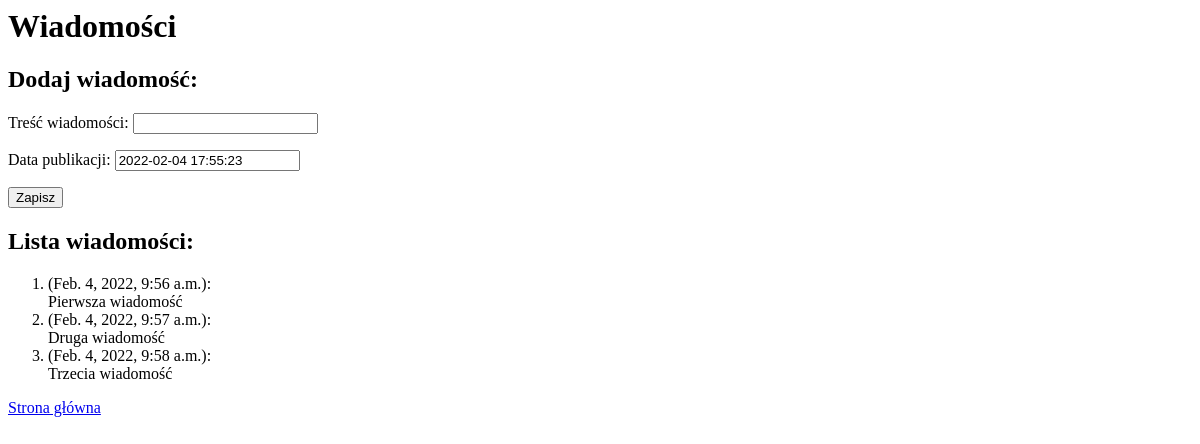
/blog_app/dodaj/ (signed in), run on an earlier commit of the app's database.
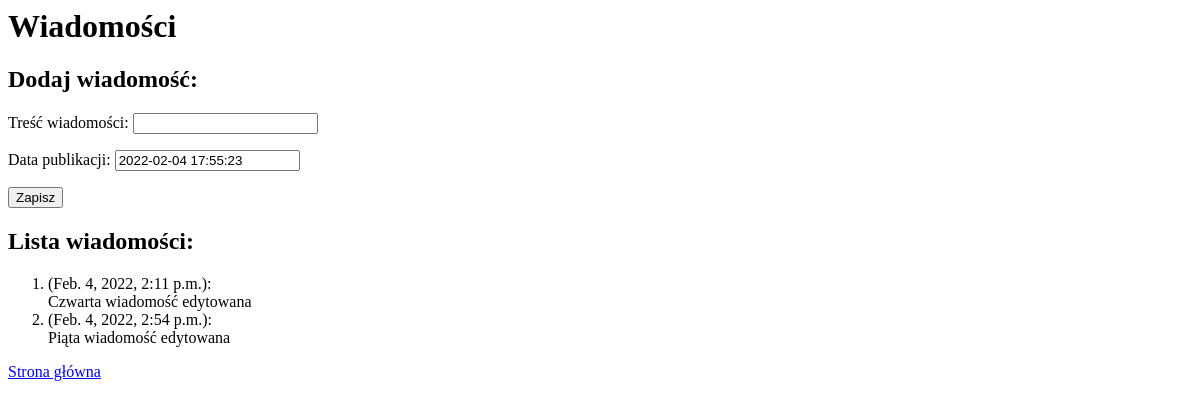
And on a later commit of the database.
### blog_app/models.py (models this page shows, shortened)
class Wiadomosc(models.Model):
    tekst = models.CharField('treść wiadomości', max_length=250)
    created_date = models.DateTimeField('data publikacji')
    author = models.ForeignKey(User, on_delete=models.CASCADE, null=True)
    class Meta:
        verbose_name = u'wiadomość'  # nazwa obiektu w języku polskim
        verbose_name_plural = u'wiadomości'  # nazwa obiektów w l.m.
        ordering = ['created_date']  # domyślne porządkowanie danych

### blog_app/views.py (the view, shortened to what this page needs)
class DodajWiadomosc(CreateView):
    model = Wiadomosc
    fields = ['tekst', 'created_date']
    context_object_name = 'wiadomosci'
    success_url = '/blog_app/dodaj'
    def get_initial(self):
        initial = super(DodajWiadomosc, self).get_initial()
        initial['created_date'] = timezone.now()
        return initial
    def get_context_data(self, **kwargs):
        context = super(DodajWiadomosc, self).get_context_data(**kwargs)
        context['wiadomosci'] = Wiadomosc.objects.all()
        return context

### blog_app/templates/blog_app/wiadomosc_form.html (shortened to what this page needs)
<html>
  <body>
    <h1>Wiadomości</h1>
    <h2>Dodaj wiadomość:</h2>
    <form method="POST">
      {{ form.as_p }}
      <button type="submit">Zapisz</button>
    </form>
    <h2>Lista wiadomości:</h2>
      <ol>
        {% for wiadomosc in wiadomosci %}
        <li>
          <strong>{{ wiadomosc.author.username }}</strong> ({{ wiadomosc.created_date }}):
          <br /> {{ wiadomosc.tekst }}
        </li>
        {% endfor %}
      </ol>
    <p><a href="{% url 'blog_app:home' %}">Strona główna</a></p>
  </body>
</html>

What changed in the data, as far as the page shows it:
removed Wiadomosc: created_date "Feb. 4, 2022, 9:56 a.m.", tekst "Pierwsza wiadomość"
removed Wiadomosc: created_date "Feb. 4, 2022, 9:57 a.m.", tekst "Druga wiadomość"
removed Wiadomosc: created_date "Feb. 4, 2022, 9:58 a.m.", tekst "Trzecia wiadomość"
added Wiadomosc: created_date "Feb. 4, 2022, 2:11 p.m.", tekst "Czwarta wiadomość edytowana"
added Wiadomosc: created_date "Feb. 4, 2022, 2:54 p.m.", tekst "Piąta wiadomość edytowana"
